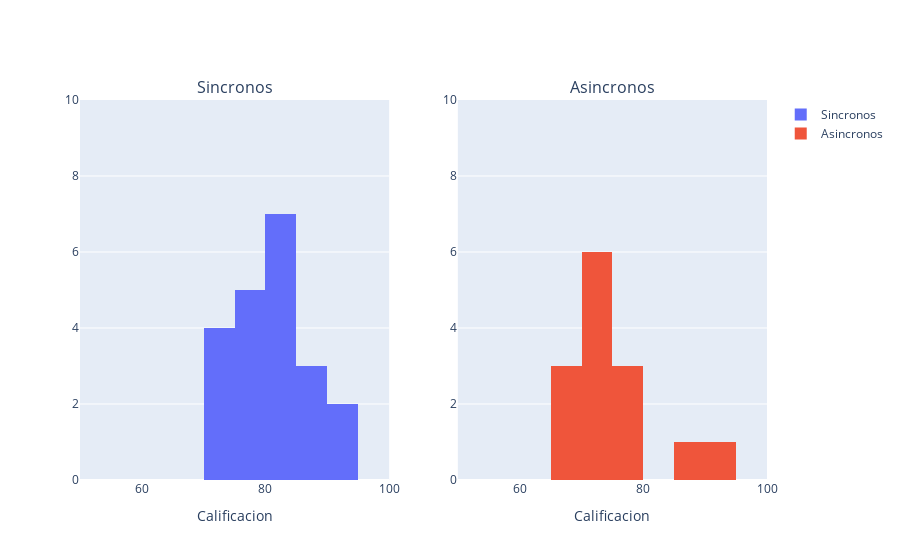

Notebook source saved alongside this figure:
### Markdown cell above
Se debe realizar una prueba de hipótesis para verificar la creencia del profesor sobre si los estudiantes que asisten a las clases en persona son más exitosos que aquellos que ven las grabaciones posteriormente. Se utilizará un nivel de significancia del 0,05 para evaluar las hipótesis nula y alternativa. Antes de realizar la prueba, se deben verificar los supuestos relevantes.

### Code cell
fig=make_subplots(rows=1,cols=2,
                 subplot_titles=(
                 'Sincronos','Asincronos'))
fig.add_trace(go.Histogram(x=sincrona,
                          name='Sincronos'),
              row=1,col=1)
fig.add_trace(go.Histogram(x=asincrona,
                          name='Asincronos'),
              row=1,col=2)
fig.update_xaxes(title_text='Calificacion',
                range=[50,100])
fig.update_yaxes(range=[0,10])
fig.show()

### Figure 1 — Plotly figure (JSON) as saved in the notebook; plotly's stock layout.template omitted (floating-point values rounded to 4 significant figures)
{"data": [{"name": "Sincronos", "type": "histogram", "x": [94, 84.9, 82.6, 80.1, 79.6, 81.4, 77.8, 81.7, 78.8, 73.2, 87.9, 87.9, 93.5, 82.3, 79.3, 78.3, 71.6, 88.6, 74.6, 74.1, 80.6], "xaxis": "x", "yaxis": "y"}, {"name": "Asincronos", "type": "histogram", "x": [77.1, 71.7, 91, 72.2, 74.8, 85.1, 67.6, 69.9, 75.3, 71.7, 65.7, 72.6, 71.5, 78.2], "xaxis": "x2", "yaxis": "y2"}], "layout": {"annotations": [{"font": {"size": 16}, "showarrow": false, "text": "Sincronos", "x": 0.225, "xanchor": "center", "xref": "paper", "y": 1, "yanchor": "bottom", "yref": "paper"}, {"font": {"size": 16}, "showarrow": false, "text": "Asincronos", "x": 0.775, "xanchor": "center", "xref": "paper", "y": 1, "yanchor": "bottom", "yref": "paper"}], "xaxis": {"anchor": "y", "domain": [0, 0.45], "range": [50, 100], "title": {"text": "Calificacion"}}, "xaxis2": {"anchor": "y2", "domain": [0.55, 1], "range": [50, 100], "title": {"text": "Calificacion"}}, "yaxis": {"anchor": "x", "domain": [0, 1], "range": [0, 10]}, "yaxis2": {"anchor": "x2", "domain": [0, 1], "range": [0, 10]}}}
